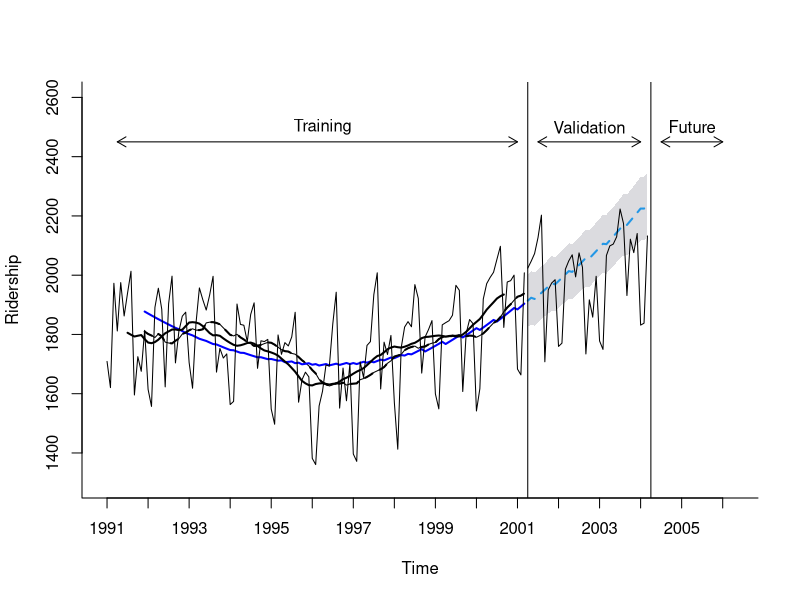

This chart was generated by the following R code:
library("forecast")
library("zoo")

# import data and create time series object
Amtrak.data <- read.csv("Amtrak data.csv")
ridership.ts <- ts(Amtrak.data$Ridership, start = c(1991, 1), end = c(2004, 3), freq = 12)

# separate training and validation data
nValid <- 36    # set to 36 or 50 months, or negative number for future forecast
nTrain <- length(ridership.ts) - nValid
train.ts <- window(ridership.ts, start = c(1991, 1), end = c(1991, nTrain))
valid.ts <- window(ridership.ts, start = c(1991, nTrain + 1), end = c(1991, nTrain + nValid))

# trailing and center moving average
ma.trailing <- rollmean(train.ts, k = 12, align = "right")
ma.centered <- ma(train.ts, order = 12)

### Time Series Linear Regression
train.lm.trig <- tslm(ma.trailing ~ trend + I(trend^2) + I(sin(2*pi*trend/1)) + I(cos(2*pi*trend/1)))
#summary(train.lm.trig)
train.lm.trig.pred <- forecast(train.lm.trig, h = nValid, level = 95)


### Time Series Linear Regression 
plot(train.lm.trig.pred,  ylim = c(1300, 2600), ylab = "Ridership", xlab = "Time", bty = "l", xaxt = "n", xlim = c(1991,2006.25), main = "", flty = 2)
axis(1, at = seq(1991, 2006, 1), labels = format(seq(1991, 2006, 1)))
lines(train.lm.trig.pred$fitted, lwd = 2, col = "blue")

lines(train.ts)
lines(valid.ts)
lines(c(2004.25 - 3, 2004.25 - 3), c(0, 3500)) 
lines(c(2004.25, 2004.25), c(0, 3500))
text(1996.25, 2500, "Training")
text(2002.75, 2500, "Validation")
text(2005.25, 2500, "Future")
arrows(2004 - 3, 2450, 1991.25, 2450, code = 3, length = 0.1, lwd = 1,angle = 30)
arrows(2004.5 - 3, 2450, 2004, 2450, code = 3, length = 0.1, lwd = 1,angle = 30)
arrows(2004.5, 2450, 2006, 2450, code = 3, length = 0.1, lwd = 1, angle = 30)
lines(ma.trailing, lwd = 2, lty = 2)
lines(ma.centered, lwd = 2)









